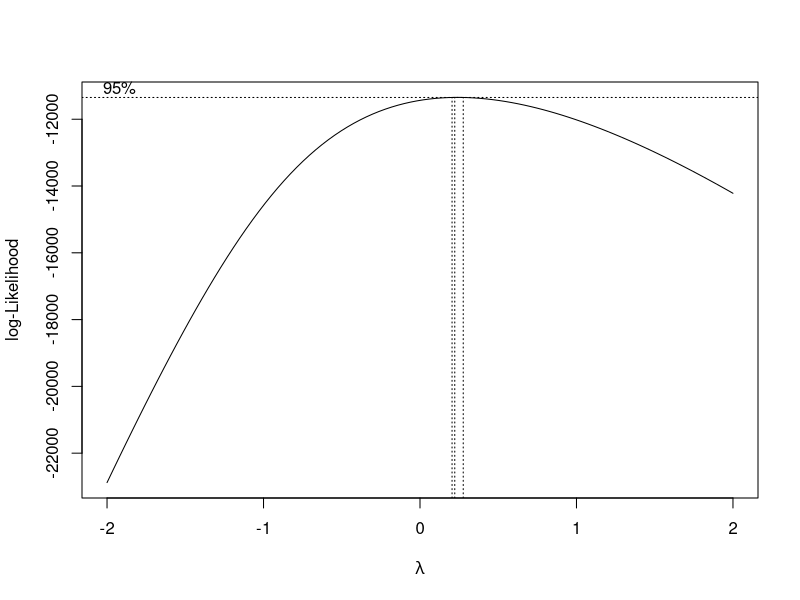
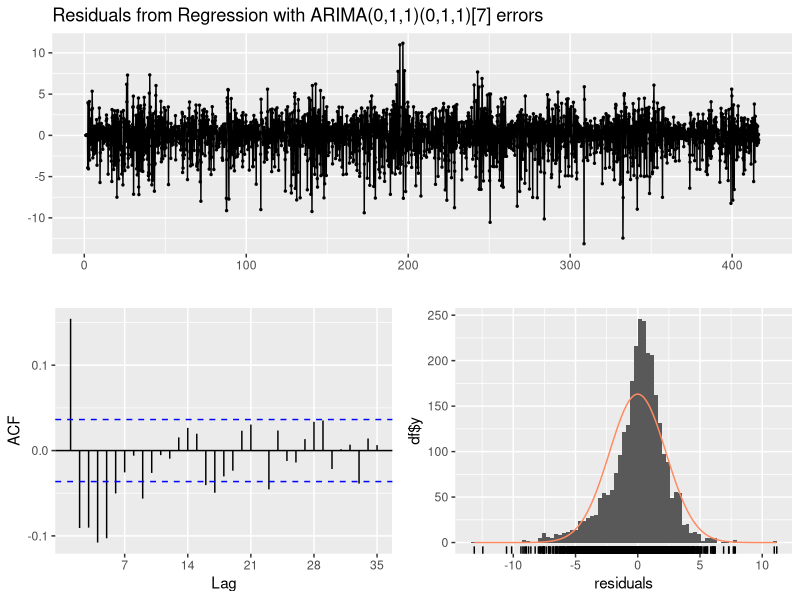
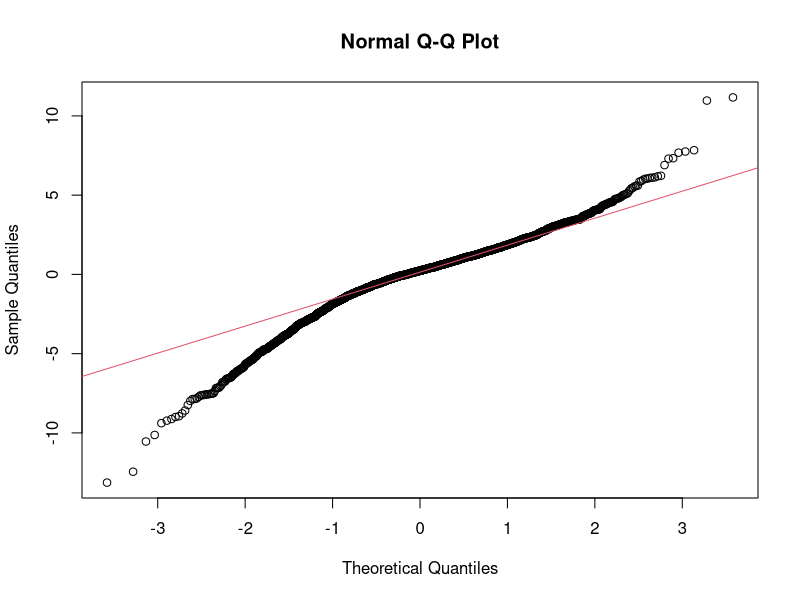
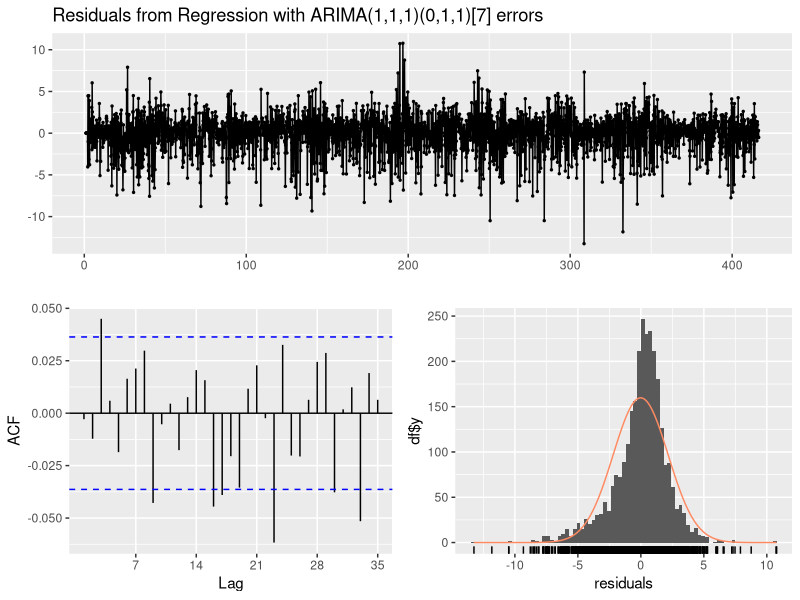
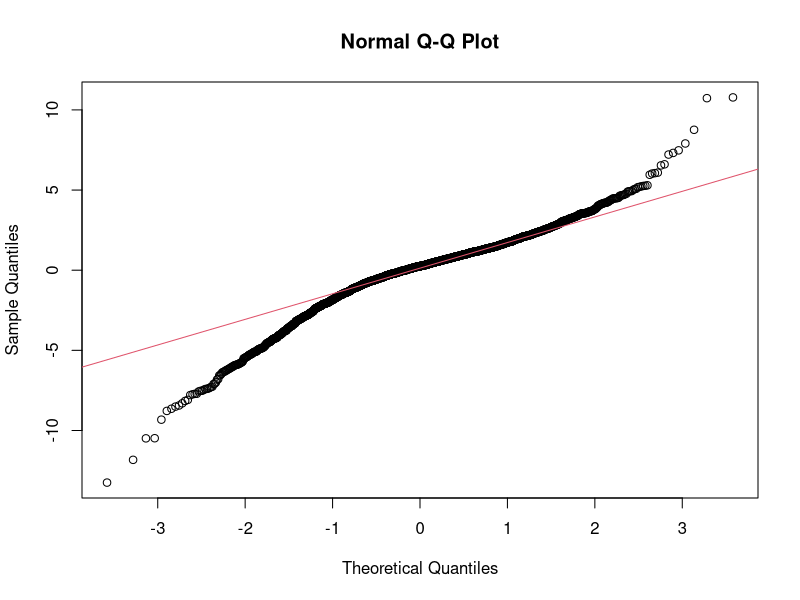
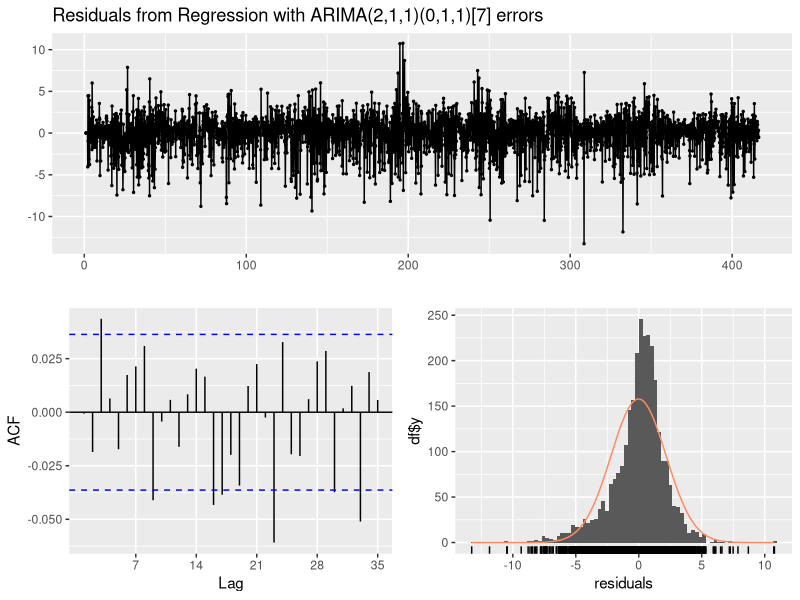
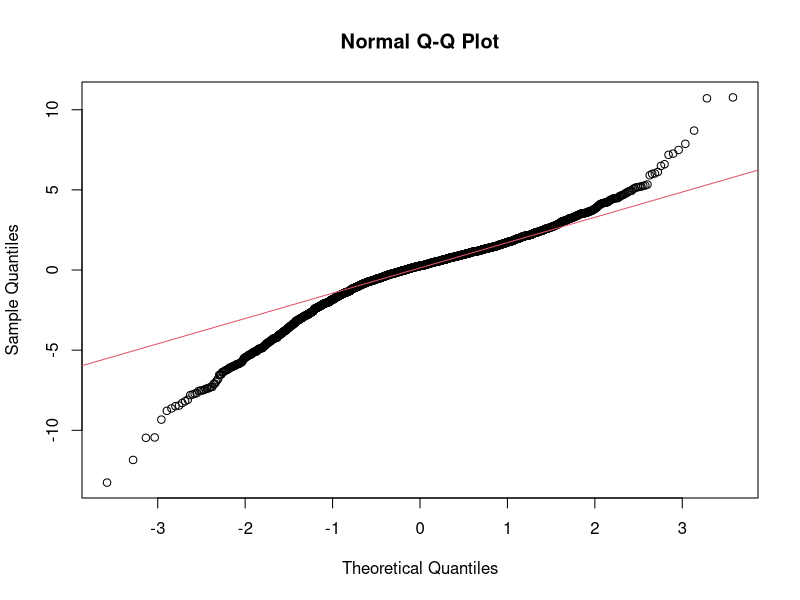
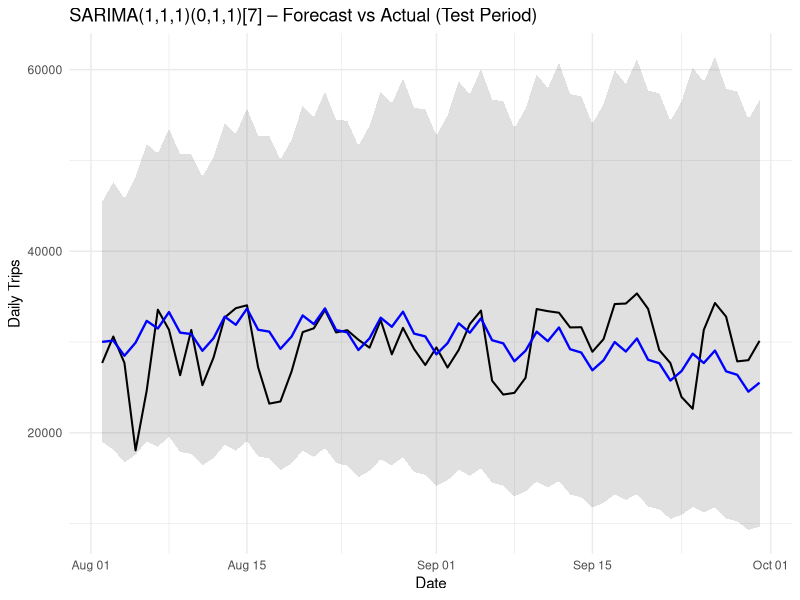

Reproduce these figures in R, in order.
## ---- chunk 1
library(dplyr)
library(lubridate)
library(ggplot2)
library(forecast)
library(tseries)
library(MASS)
library(purrr)
library(tibble)

# Read and prep
trips <- read.csv("trips_per_day.csv") %>%
  mutate(trip_date = as.Date(trip_date)) %>%
  arrange(trip_date)

# Last 60 days of full dataset = test set for SARIMA
val_h <- 60

n_total <- nrow(trips)
test_idx <- (n_total - val_h + 1):n_total

train <- trips[-test_idx, ]         # all days except last 60
test  <- trips[test_idx, ]          # last 60 days only

# Time series with weekly seasonality (daily data, s = 7)
y_raw <- train$n_trips
y_ts  <- ts(y_raw, frequency = 7)

# ----- Box–Cox transform -----
bc <- boxcox(y_raw ~ 1, lambda = seq(-2, 2, by = 0.1))
(lambda_opt <- bc$x[which.max(bc$y)])  # record this in your report

lam <- lambda_opt

# Apply Box–Cox transform
if (lam == 0) {
  y_trans <- log(y_ts)
} else {
  y_trans <- (y_ts^lam - 1) / lam
}

y_ts_weekly <- ts(y_trans, frequency = 7)
y_ts_annual <- ts(y_trans,frequency=365)

# Inverse Box–Cox helper for later
inv_boxcox <- function(z, lambda) {
  if (lambda == 0) {
    return(exp(z))
  } else {
    base <- 1 + lambda * z
    # Avoid negative / zero inside power
    base[base <= 0] <- .Machine$double.eps
    return(base^(1 / lambda))
  }
}

K <- 5
four_train <- fourier(y_ts_annual, K = K)
four_test  <- fourier(y_ts_annual, K = K, h = val_h)
## ---- chunk 2
# Candidate models on Box–Cox transformed data
fit_011 <- Arima(
  y_ts_weekly,
  order = c(0,1,1),
  seasonal = c(0,1,1),
  include.constant = FALSE,
  xreg = four_train
)

fit_111 <- Arima(
  y_ts_weekly,
  order = c(1,1,1),
  seasonal = c(0,1,1),
  include.constant = FALSE,
  xreg = four_train
)

fit_211 <- Arima(
  y_ts_weekly,
  order = c(2,1,1),
  seasonal = c(0,1,1),
  include.constant = FALSE,
  xreg = four_train
)
## ---- chunk 3
models <- list(
  SARIMAX_011 = fit_011,
  SARIMAX_111 = fit_111,
  SARIMAX_211 = fit_211
)
## ---- chunk 4
model_summary <- function(fit, name) {
  res <- residuals(fit)
  rmse <- sqrt(mean(res^2))
  tibble(
    Model = name,
    AIC = AIC(fit),
    BIC = BIC(fit),
    RMSE_in = rmse
  )
}

model_summaries <- map2_df(models, names(models), model_summary)
model_summaries
## ---- chunk 5
# Example: residual diagnostics for SARIMA(0,1,1)(0,1,1)[7]
checkresiduals(fit_011)
qqnorm(residuals(fit_011)); qqline(residuals(fit_011), col = 2)

# Repeat for others if needed:
checkresiduals(fit_111)
qqnorm(residuals(fit_111)); qqline(residuals(fit_111), col = 2)

checkresiduals(fit_211)
qqnorm(residuals(fit_211)); qqline(residuals(fit_211), col = 2)
## ---- chunk 6
fit_best <- fit_111
h <- nrow(test)
h
## ---- chunk 7
fc_best <- forecast(fit_best, h = h,xreg=four_test)
## ---- chunk 8
# Extract point forecasts and intervals on original scale
mean_bc   <- as.numeric(fc_best$mean)
lower95_bc <- as.numeric(fc_best$lower[, "95%"])
upper95_bc <- as.numeric(fc_best$upper[, "95%"])
## ---- chunk 9
# Back-transform
fc_df <- data.frame(
  trip_date = test$trip_date,
  forecast  = inv_boxcox(mean_bc, lam),
  lower95   = inv_boxcox(lower95_bc, lam),
  upper95   = inv_boxcox(upper95_bc, lam),
  actual    = test$n_trips
)

# Sanity: no negative forecasts
fc_df <- fc_df %>%
  mutate(across(c(forecast, lower95, upper95),
                ~ pmax(., 0)))
## ---- chunk 10
y_true <- fc_df$actual
y_pred <- fc_df$forecast

# Filter valid indices
nonzero_idx <- which(y_true > 0 & !is.na(y_true) & !is.na(y_pred))

if (length(nonzero_idx) == 0) {
  mape_test <- NA   # cannot compute MAPE
} else {
  mape_test <- mean(abs((y_true[nonzero_idx] - y_pred[nonzero_idx]) / 
                          y_true[nonzero_idx])) * 100
}

rmse_test <- sqrt(mean((y_pred - y_true)^2, na.rm = TRUE))
mae_test  <- mean(abs(y_pred - y_true), na.rm = TRUE)

nonzero_idx <- which(y_true > 0)

rmse_test; mae_test; mape_test
## ---- chunk 11
ggplot(fc_df, aes(x = trip_date)) +
  geom_ribbon(aes(ymin = lower95, ymax = upper95), alpha = 0.15) +
  geom_line(aes(y = actual), colour = "black", size = 0.7) +
  geom_line(aes(y = forecast), colour = "blue", size = 0.8) +
  labs(
    title = paste0("SARIMA(1,1,1)(0,1,1)[7]", " – Forecast vs Actual (Test Period)"),
    x = "Date",
    y = "Daily Trips"
  ) +
  theme_minimal()
